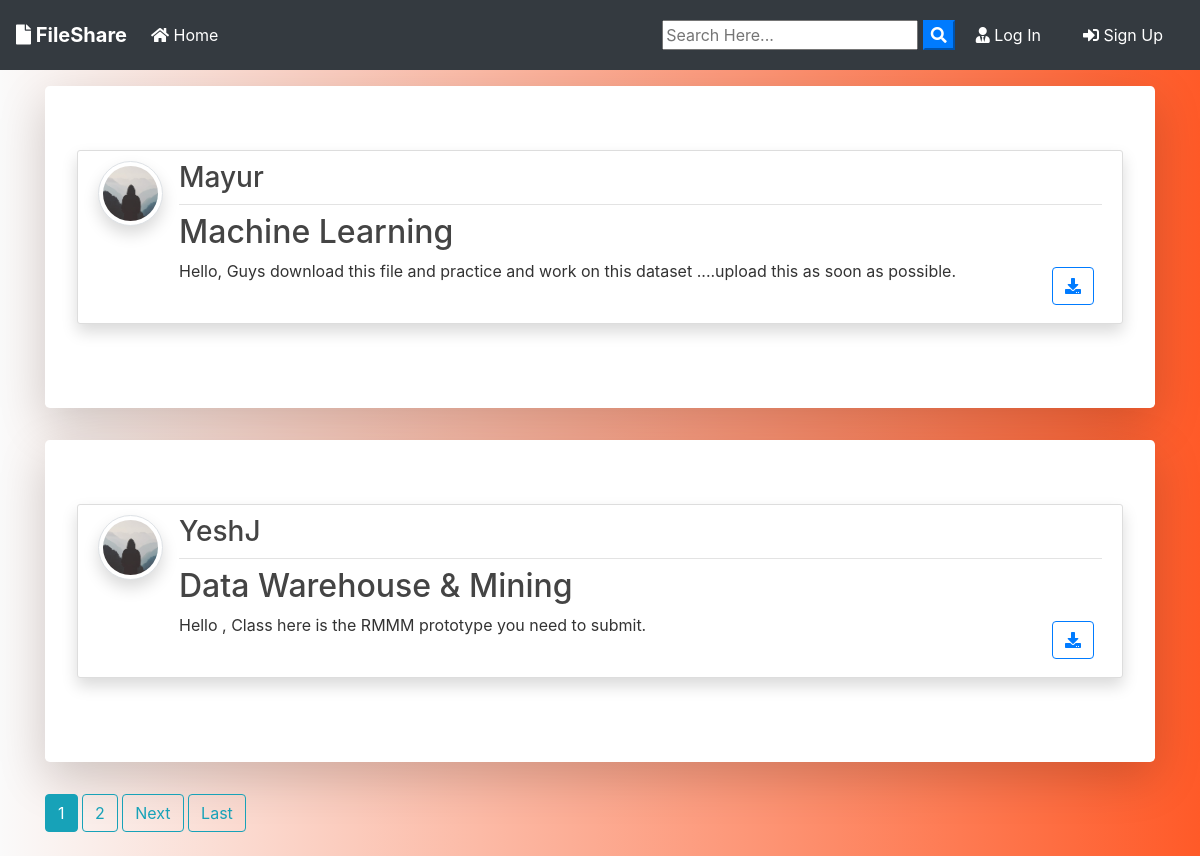
The page / on the database its author committed.
### blog/models.py (models this page shows, shortened)
class Post(models.Model):
	title = models.CharField(max_length=100)
	file = models.FileField(null=True,blank=True,upload_to='Files')
	content = models.TextField()
	date_posted = models.DateTimeField(default=timezone.now)
	author = models.ForeignKey(User, on_delete=models.CASCADE)

### users/models.py (models this page shows, shortened)
class Profile(models.Model):
    user = models.OneToOneField(User, on_delete=models.CASCADE)
    image = models.ImageField(default='default.jpg', upload_to='profile_pics')

### blog/views.py (the view)
# urls.py: path('', PostListView.as_view(), name='blog-home'),
class PostListView(ListView):
    model = Post
    template_name = 'blog/home.html'  # <app>/<model>_<viewtype>.html
    context_object_name = 'posts'
    ordering = ['-date_posted']
    paginate_by = 2

### blog/templates/blog/home.html (shortened to what this page needs)
{% extends "blog/base.html" %}
{% block content %}
    {% for post in posts %}
      <div class="jumbotron mt-3 bg-white shadow-lg">
      <article class="media content-section shadow">
        <a href="{{ post.author.profile.image.url }} " target="_blank"> <img src="{{ post.author.profile.image.url }}  " alt="" class="article-img rounded-circle img-thumbnail img-fluid shadow">
        </a>
        <div class="media-body">
          <div class="article-metadata d-flex justify-content-between">
            <a class="mr-2 " href="{% url 'user-posts' post.author.username  %}"><h3>{{ post.author }}</h3></a>
          </div>
          <h2><a class="article-title text-justify " href="{% url 'post-detail' post.id %}">{{ post.title }}</a></h2>
          <div class="d-flex justify-content-between">
            <p class="article-content text-justify text-truncate overflow-hidden">{{ post.content }}</p>
            {% if post.file %}
          <div class="form-group mt-0 pt-0  m-2">
            <a class="btn btn-outline-primary  btn-d "  href="{{ post.file.url }}"  download type="submit"><i class="fas fa-download"></i></a>
          </div>
          {% endif %}
          </div>
        </div>
      </article>
      </div>
    {% endfor %}
    {% if is_paginated %}
      {% for num in page_obj.paginator.page_range %}
        {% if page_obj.number == num %}
          <a class="btn btn-info mb-4" href="?page={{ num }}">{{ num }}</a>
        {% elif num > page_obj.number|add:'-3' and num < page_obj.number|add:'3' %}
          <a class="btn btn-outline-info mb-4" href="?page={{ num }}">{{ num }}</a>
        {% endif %}
      {% endfor %}
      {% if page_obj.has_next %}
        <a class="btn btn-outline-info mb-4" href="?page={{ page_obj.next_page_number }}">Next</a>
        <a class="btn btn-outline-info mb-4" href="?page={{ page_obj.paginator.num_pages }}">Last</a>
      {% endif %}
    {% endif %}
{% endblock content %}

### blog/static/blog/main.css (style rules this page uses)
body { background: #fafafa; color: #333333; margin-top: 0; background-image: linear-gradient(to right, rgba(255,70,90,0), rgba(255,90,40,1)); }
h1, h2, h3, h4, h5, h6 { color: #444444; }
.content-section { background: #ffffff; padding: 10px 20px; border: 1px solid #dddddd; border-radius: 3px; margin-bottom: 20px; }
.article-title { color: #444444; }
.article-content { white-space: pre-line; }
.article-img { height: 65px; width: 65px; margin-right: 16px; }
.article-metadata { padding-bottom: 1px; margin-bottom: 4px; border-bottom: 1px solid #e3e3e3 }

### rows shown on the page
Post: author.profile.image (placeholder picture), author "Mayur", title "Machine Learning", content "Hello, Guys download this file and practice and work on this dataset ....upload this as soon as possible."
Post: author.profile.image (placeholder picture), author "YeshJ", title "Data Warehouse & Mining", content "Hello , Class here is the RMMM prototype you need to submit."

### other values the page prints
{{ num }} "1"
{{ num }} "2"
